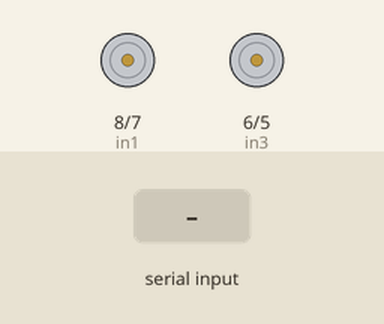
This sketch was run on a simulated Arduino Uno, built with avr-gcc and run on an emulated ATmega328P. Shown: motor-driver pin pairs drawn as motors (green arrow = first pin HIGH = forward, orange = second pin HIGH = backward, longer = more drive, scaled by the enable pin). Inputs (shaded band) come from the test bench.

Above: at 1.2 s.
1.3 s: "F" received over the second serial link
At 2.2 s:
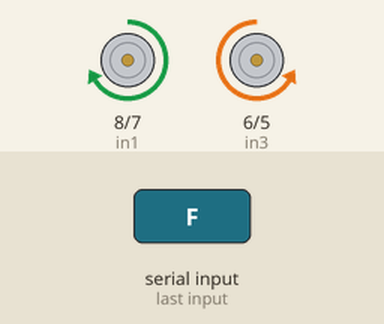
2.8 s: "L" received over the second serial link
At 3.3 s:
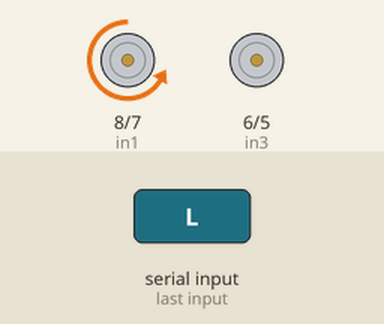
4.3 s: "R" received over the second serial link
At 5.5 s:
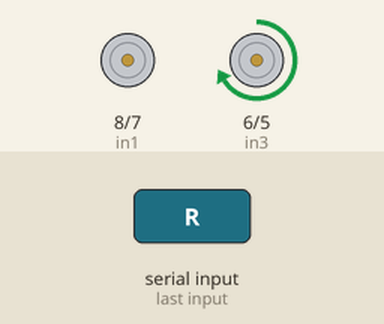
5.8 s: "G" received over the second serial link
At 6.8 s:
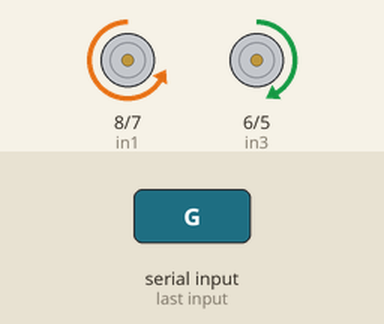
7.3 s: "I" received over the second serial link
At 7.9 s:
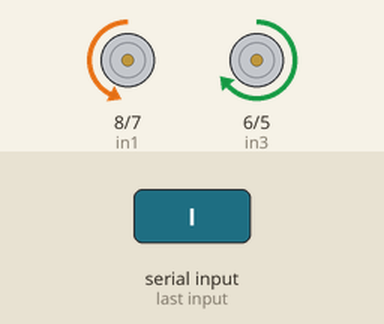
8.8 s: "J" received over the second serial link
At 9.1 s:
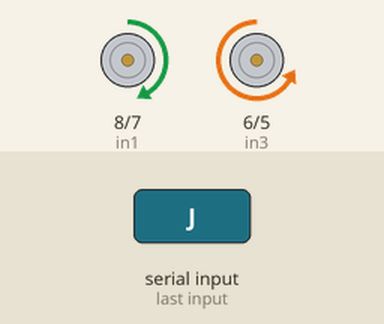
Timing chart, 0 to 11.3 s (numbered marks = the images above; inputs shaded):
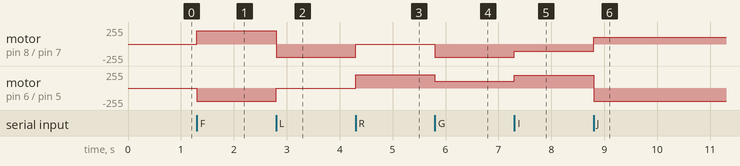

Measured:
- after the input at 1.3 s, motor on pin 8 (in1) / pin 7 (in2): stopped → forward 200/255 at once; motor on pin 6 (in3) / pin 5 (in4): stopped → backward 200/255 at once
- after the input at 2.8 s, motor on pin 8 (in1) / pin 7 (in2): forward 200/255 → backward 200/255 at once; motor on pin 6 (in3) / pin 5 (in4): backward 200/255 → stopped at once
- after the input at 4.3 s, motor on pin 8 (in1) / pin 7 (in2): backward 200/255 → stopped at once; motor on pin 6 (in3) / pin 5 (in4): stopped → forward 200/255 at once
- after the input at 5.8 s, motor on pin 8 (in1) / pin 7 (in2): stopped → backward 200/255 at once; motor on pin 6 (in3) / pin 5 (in4): forward 200/255 → forward 105/255 at once
- after the input at 7.3 s, motor on pin 8 (in1) / pin 7 (in2): backward 200/255 → backward 110/255 at once; motor on pin 6 (in3) / pin 5 (in4): forward 105/255 → forward 190/255 at once
- after the input at 8.8 s, motor on pin 8 (in1) / pin 7 (in2): backward 110/255 → forward 105/255 at once; motor on pin 6 (in3) / pin 5 (in4): forward 190/255 → backward 200/255 at once

The sketch:

carbt.ino
```cpp
#include <SoftwareSerial.h>
SoftwareSerial BTserial(0, 1); // RX | TX

// MOTOR1 PINS
int ena = 9;
int in1 = 8;
int in2 = 7;
int in3 = 6;
int in4 = 5;
int enb = 3;

void forward() {
  //MOTOR_A left CLOCKWISE MAX SPEED
  digitalWrite(in1, HIGH);
  digitalWrite(in2, LOW);
  analogWrite(ena, 200);
  //MOTOR_B right CLOCKWISE MAX SPEED
  digitalWrite(in3, LOW);
  digitalWrite(in4, HIGH);
  analogWrite(enb, 200);
}

void right() {
  //MOTOR_A CLOCKWISE MAX SPEED
  digitalWrite(in1, LOW);
  digitalWrite(in2, HIGH);
  analogWrite(ena, 0);

  //MOTOR_B CLOCKWISE MAX SPEED
  digitalWrite(in3, HIGH);
  digitalWrite(in4, LOW);
  analogWrite(enb, 200);

}
void left() {
  //MOTOR_A CLOCKWISE MAX SPEED
  digitalWrite(in1, LOW);
  digitalWrite(in2, HIGH);
  analogWrite(ena, 200);

  //MOTOR_B CLOCKWISE MAX SPEED
  digitalWrite(in3, HIGH);
  digitalWrite(in4, LOW);
  analogWrite(enb, 0);
}
void back() {
  //MOTOR_A CLOCKWISE MAX SPEED
  digitalWrite(in1, HIGH);
  digitalWrite(in2, LOW);
  analogWrite(ena, 200);

  //MOTOR_B CLOCKWISE MAX SPEED
  digitalWrite(in3, LOW);
  digitalWrite(in4, HIGH);
  analogWrite(enb, 200);
}
void FR() {
  //MOTOR_A CLOCKWISE MAX SPEED
  digitalWrite(in1, LOW);
  digitalWrite(in2, HIGH);
  analogWrite(ena, 110);

  //MOTOR_B CLOCKWISE MAX SPEED
  digitalWrite(in3, HIGH);
  digitalWrite(in4, LOW);
  analogWrite(enb, 190);

}
void FL() {
  //MOTOR_A CLOCKWISE MAX SPEED
  digitalWrite(in1, LOW);
  digitalWrite(in2, HIGH);
  analogWrite(ena, 190);

  //MOTOR_B CLOCKWISE MAX SPEED
  digitalWrite(in3, HIGH);
  digitalWrite(in4, LOW);
  analogWrite(enb, 105);
}
void BR() {
  //MOTOR_A CLOCKWISE MAX SPEED
  digitalWrite(in1, HIGH);
  digitalWrite(in2, LOW);
  analogWrite(ena, 190);

  //MOTOR_B CLOCKWISE MAX SPEED
  digitalWrite(in3, LOW);
  digitalWrite(in4, HIGH);
  analogWrite(enb, 110);
}

void BL() {
  //MOTOR_A CLOCKWISE MAX SPEED
  digitalWrite(in1, HIGH);
  digitalWrite(in2, LOW);
  analogWrite(ena, 105);

  //MOTOR_B CLOCKWISE MAX SPEED
  digitalWrite(in3, LOW);
  digitalWrite(in4, HIGH);
  analogWrite(enb, 200);
}

void setup() {
  // setup serial communication with the HC-05 module
  BTserial.begin(9600);

  // setup pins for the motor driver
  pinMode(ena, OUTPUT);
  pinMode(in1, OUTPUT);
  pinMode(in2, OUTPUT);
  pinMode(in3, OUTPUT);
  pinMode(in4, OUTPUT);
  pinMode(enb, OUTPUT);


  // set initial state for the motors and LEDs
  digitalWrite(ena, LOW);
  digitalWrite(enb, LOW);

}

void loop() {
      // check if there is data available to read
      if (BTserial.available()) {
        // read the incoming data
        char command = BTserial.read();
  Serial.println(command);
        // check the command and control the robot accordingly
        if (command == 'F') {
          // move forward
          forward();
        } else if (command == 'B') {
          // move backward
          back();
        } else if (command == 'L') {
          // turn left
          left();
        } else if (command == 'R') {
          // turn right
          right();
        } else if (command == 'G') {
          FL();

        } else if (command == 'I') {
          FR();

        } else if (command == 'J') {
          BL();
        } else if (command == 'H') {
          BR();
        } else if (command == 'S') {
          // stop
          digitalWrite(ena, LOW);
          digitalWrite(enb, LOW);
        }
      }

}
```
